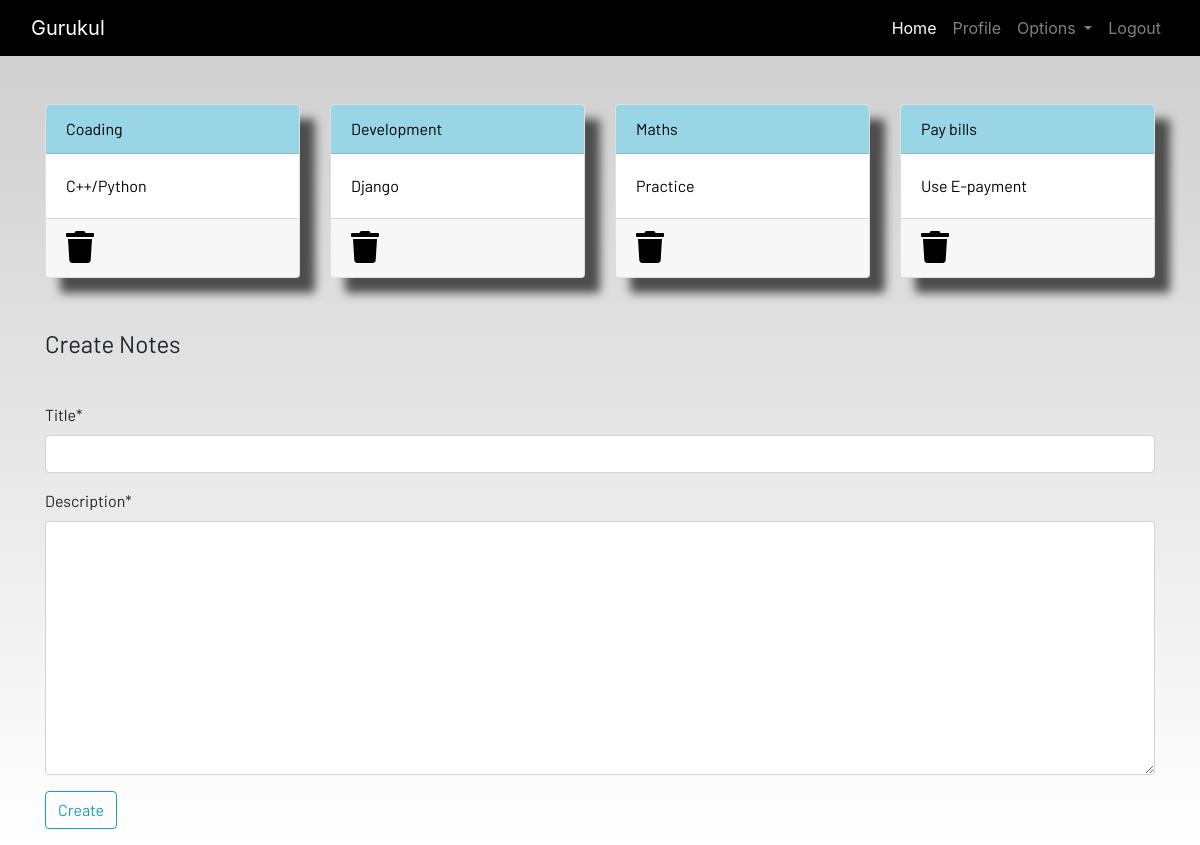
The page /notes (signed in) on the database as committed earlier.
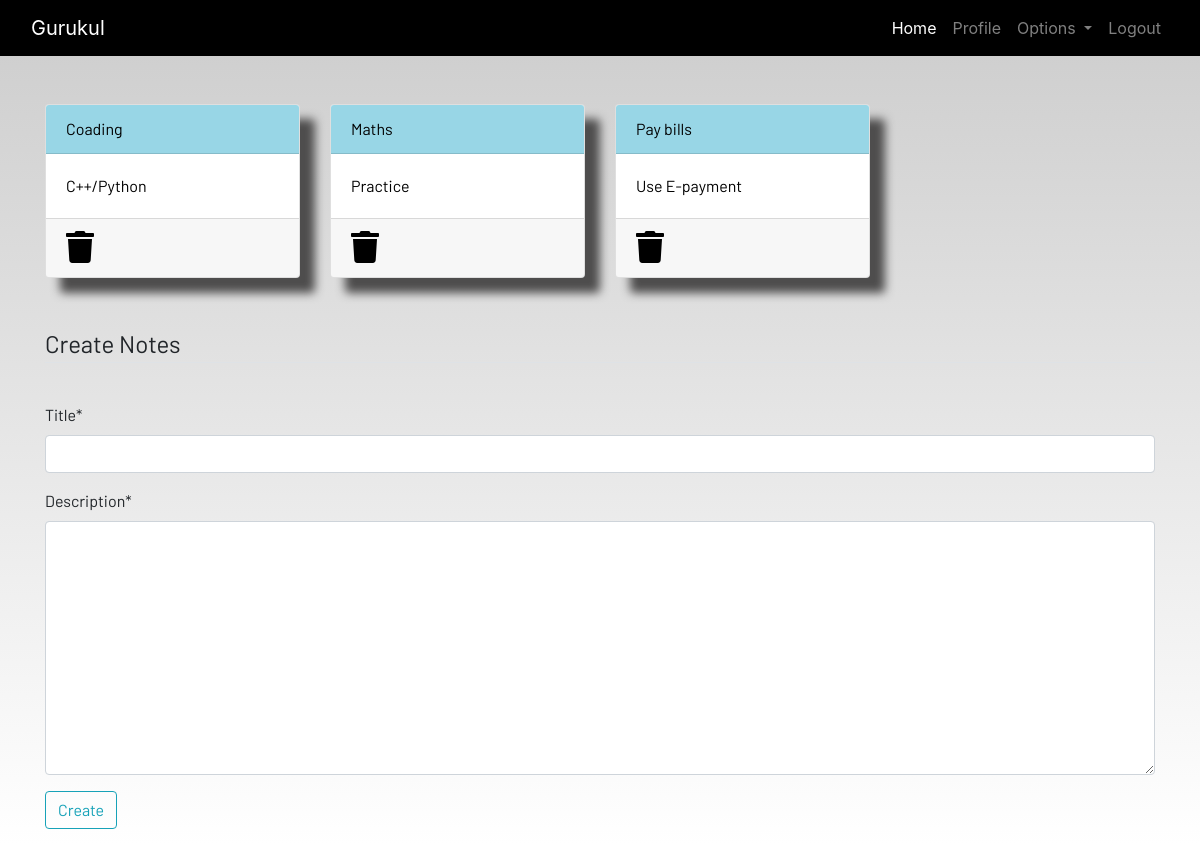
The same page on the database as committed later.
### dashboard/models.py (models this page shows, shortened)
class Notes(models.Model):
    user = models.ForeignKey(User,on_delete=models.CASCADE)
    title = models.CharField(max_length=100)
    description = models.TextField()
    class Meta:
        verbose_name="notes"
        verbose_name_plural="notes"

### dashboard/views.py (the view)
# urls.py: path('notes',views.notes,name="notes"),
@login_required
def notes(request):
    if request.method == "POST":
        form = NotesForm(request.POST)
        if form.is_valid():
            notes = Notes(user=request.user,title=request.POST['title'],description=request.POST['description'])
            notes.save()
        messages.success(request,f'Notes Added from {request.user.username} Successfully')
    else:
        form = NotesForm()
    notes = Notes.objects.filter(user=request.user)
    return render(request,'dashboard/notes.html',{'notes':notes,'form':form})

### dashboard/forms.py
class NotesForm(forms.ModelForm):
    class Meta:
        model = Notes
        fields = ['title','description']

### dashboard/templates/dashboard/notes.html (shortened to what this page needs)
{% extends 'dashboard/base.html' %}
{% load static %}
{% load crispy_forms_tags %}
{% block content %}
<div class="container">
    <div class="row">
        {% for note in notes %}
        <div class="col-md-3">
            <a href="{% url 'notes-detail' note.id %}">
                <div class="card">
                    <div class="card-header">{{note.title}}</div>
                    <div class="card-body">{{note.description|slice:"0:100"}}</div>
                    <div class="card-footer mt-auto "><a href="{% url 'delete-note' note.id %}">
                        <i class="fa fa-trash fa-2x"></i></a>
                    </div>
                </div>
            </a>
        </div>
        {% endfor %}
        <br><br>
    </div>
</div>
<br><br>
<div class="container">
    <form method="POST">
        <fieldset class="form-group">
            <legend class="border-bottom mb-4">Create Notes</legend>
        </fieldset>
        {{form|crispy}}
        <div class="form-group">
            <button href="" class="btn btn-outline-info" type="submit">
                Create
            </button>
        </div>
    </form>
</div>
{% endblock content %}

Rows that differ between the two databases and show on the page:
removed Notes: title "Development", description "Django"
